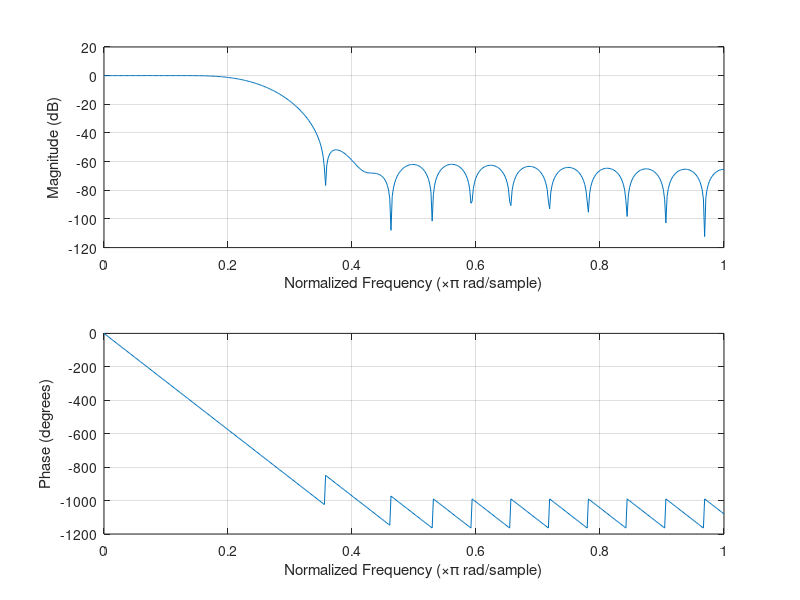

Source code (MATLAB):
% File Name : filter_lpf_3khz
% Author    : Moh. Tamamul Firdaus
% Date      : 21 April 2020

clear all;
n = 32; %orde filter
fs = 40000; %frekuensi sampling
fc = 5000; %frekuensi cut-off
Wn = fc/(fs/2);
b = fir1(n,Wn,'low'); %perhitungan koefisien filter dengan FIR
freqz(b); %plot Magnitude dan Phase
